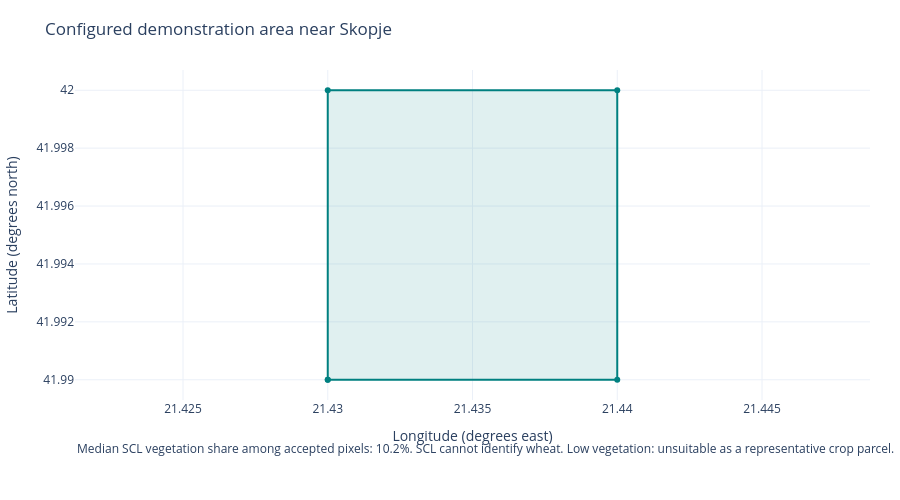

Notebook code for this chart:
### Markdown cell above
## Inspect acquired data before estimating

Cached mode verifies file checksums and reconstructs compact tables from raw API responses.
It requires no network or credentials. Missing required weather causes an error; missing satellite
acquisition is clearly reported in the manifest and remains missing in the daily table.
Full provenance, raw-response schemas and policy are in `docs/DATASET.md`.

### Code cell
weather, satellite, manifest = load_data(c, mode='cached')
display(pd.Series({'dataset_status':manifest['status'], 'weather_days':len(weather),
                   'satellite_rows':len(satellite),
                   'accepted_ndmi_days':int(satellite['ndmi_accepted'].sum()),
                   'retrieved_at_utc':manifest['retrieved_at_utc'], 'blockers':manifest['errors']}))
display(manifest.get('weather_returned_metadata'))
display(weather.head())
display(satellite.head())
plotting.area(c, satellite).show(config=plotting.PLOTLY_CONFIG)

### Figure 1 — Plotly figure (JSON) as saved in the notebook; plotly's stock layout.template omitted (floating-point values rounded to 4 significant figures)
{"data": [{"fill": "toself", "fillcolor": "rgba(0,128,128,.12)", "line": {"color": "teal"}, "mode": "lines+markers", "name": "Configured polygon", "type": "scatter", "x": [21.43, 21.44, 21.44, 21.43, 21.43], "y": [41.99, 41.99, 42.0, 42.0, 41.99]}], "layout": {"annotations": [{"align": "left", "showarrow": false, "text": "Median SCL vegetation share among accepted pixels: 10.2%. SCL cannot identify wheat. Low vegetation: unsuitable as a representative crop parcel.", "x": 0, "xref": "paper", "y": -0.18, "yref": "paper"}], "autosize": true, "height": 500, "margin": {"b": 100, "l": 70, "r": 30, "t": 70}, "title": {"text": "Configured demonstration area near Skopje"}, "xaxis": {"scaleanchor": "y", "title": {"text": "Longitude (degrees east)"}}, "yaxis": {"title": {"text": "Latitude (degrees north)"}}}}
